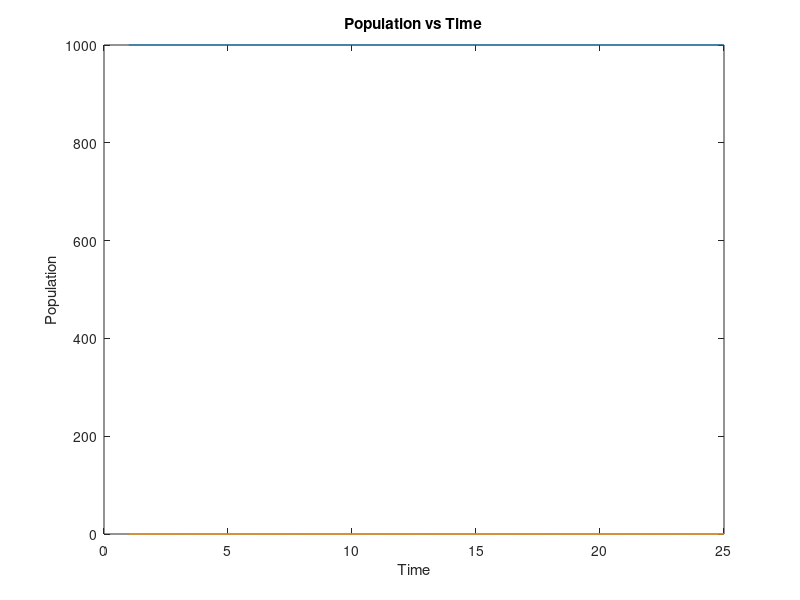

Source code (MATLAB):
% Liam Fruzyna
% MATH 4630
% HW 1 #4
% Equilibrium
clear all; close all
format compact

%% Input
N = 25;         % number of weeks
rr = 0.6;       % removal rate
a = 0.001407;   % disease rate
r(1) = 1000;    % initial removed people
i(1) = 0;       % initial infected people
s(1) = 0;       % initial susceptible people

%% Calculation
for n = 1:(N-1)
    r(n+1) = r(n) + rr * i(n);
    i(n+1) = i(n) - rr * i(n) + a * i(n) * s(n);
    s(n+1) = s(n) - a * s(n) * i(n);
end
week = 1:N;

%% Output
week = 1:N;
plot(week, r)
xlabel('Time')
ylabel('Population')
title('Population vs Time')
hold on
plot(week, i)
plot(week, s)